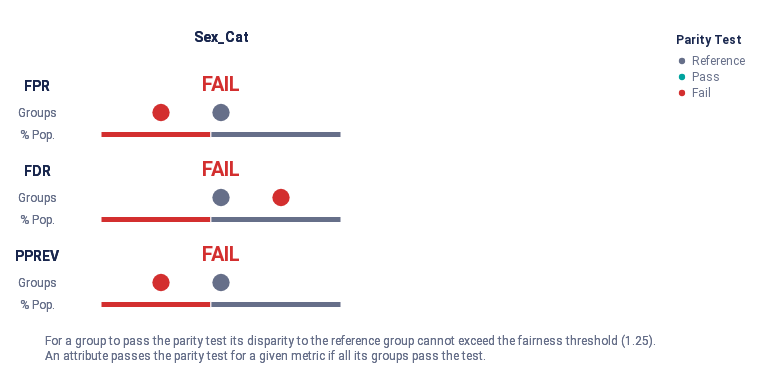

Here is the notebook cell this chart was saved with:
### Code cell
summary_plot_ckd = audit_sex_groups.summary_plot(
    metrics=metrics,
    fairness_threshold=disparity_tolerance,
)
summary_plot_ckd.save("summary_plot_ckd.html")
summary_plot_ckd

### Figure 1 — Vega-Lite specification as saved in the notebook (floating-point values rounded to 4 significant figures)
{"config": {"view": {"continuousWidth": 400, "continuousHeight": 300, "strokeWidth": 0}, "legend": {"labelColor": "rgb(102, 111, 137)", "labelFont": "Roboto, Arial, sans-serif", "labelFontSize": 12, "rowPadding": 4, "symbolSize": 40, "titleBaseline": "top", "titleColor": "rgb(25, 39, 78)", "titleFont": "Roboto, Arial, sans-serif", "titleFontSize": 12, "titleFontWeight": "bold", "titlePadding": 8}}, "vconcat": [{"hconcat": [{"vconcat": [{"mark": {"type": "text", "align": "center", "baseline": "middle", "color": "rgb(25, 39, 78)", "font": "Roboto, Arial, sans-serif", "fontWeight": "bold", "size": 14}, "encoding": {"text": {"value": ""}}, "height": 45.0, "width": 32.0}, {"layer": [{"mark": {"type": "text", "align": "center", "baseline": "middle", "color": "rgb(25, 39, 78)", "font": "Roboto, Arial, sans-serif", "fontWeight": "bold", "size": 14}, "encoding": {"text": {"value": "FPR"}, "y": {"axis": {"domain": false, "grid": false, "labels": false, "ticks": false, "title": null}, "field": "y_position", "scale": {"domain": [3, 1]}, "type": "quantitative"}}, "transform": [{"calculate": "1.2", "as": "y_position"}]}, {"mark": {"type": "text", "align": "center", "baseline": "middle", "color": "rgb(102, 111, 137)", "font": "Roboto, Arial, sans-serif", "size": 12}, "encoding": {"text": {"value": "Groups"}, "y": {"axis": {"domain": false, "grid": false, "labels": false, "ticks": false, "title": null}, "field": "y_position", "scale": {"domain": [3, 1]}, "type": "quantitative"}}, "transform": [{"calculate": "2", "as": "y_position"}]}, {"mark": {"type": "text", "align": "center", "baseline": "middle", "color": "rgb(102, 111, 137)", "font": "Roboto, Arial, sans-serif", "size": 12}, "encoding": {"text": {"value": "% Pop."}, "y": {"axis": {"domain": false, "grid": false, "labels": false, "ticks": false, "title": null}, "field": "y_position", "scale": {"domain": [3, 1]}, "type": "quantitative"}}, "transform": [{"calculate": "2.7", "as": "y_position"}]}], "height": 65.0, "width": 32.0}, {"layer": [{"mark": {"type": "text", "align": "center", "baseline": "middle", "color": "rgb(25, 39, 78)", "font": "Roboto, Arial, sans-serif", "fontWeight": "bold", "size": 14}, "encoding": {"text": {"value": "FDR"}, "y": {"axis": {"domain": false, "grid": false, "labels": false, "ticks": false, "title": null}, "field": "y_position", "scale": {"domain": [3, 1]}, "type": "quantitative"}}, "transform": [{"calculate": "1.2", "as": "y_position"}]}, {"mark": {"type": "text", "align": "center", "baseline": "middle", "color": "rgb(102, 111, 137)", "font": "Roboto, Arial, sans-serif", "size": 12}, "encoding": {"text": {"value": "Groups"}, "y": {"axis": {"domain": false, "grid": false, "labels": false, "ticks": false, "title": null}, "field": "y_position", "scale": {"domain": [3, 1]}, "type": "quantitative"}}, "transform": [{"calculate": "2", "as": "y_position"}]}, {"mark": {"type": "text", "align": "center", "baseline": "middle", "color": "rgb(102, 111, 137)", "font": "Roboto, Arial, sans-serif", "size": 12}, "encoding": {"text": {"value": "% Pop."}, "y": {"axis": {"domain": false, "grid": false, "labels": false, "ticks": false, "title": null}, "field": "y_position", "scale": {"domain": [3, 1]}, "type": "quantitative"}}, "transform": [{"calculate": "2.7", "as": "y_position"}]}], "height": 65.0, "width": 32.0}, {"layer": [{"mark": {"type": "text", "align": "center", "baseline": "middle", "color": "rgb(25, 39, 78)", "font": "Roboto, Arial, sans-serif", "fontWeight": "bold", "size": 14}, "encoding": {"text": {"value": "PPREV"}, "y": {"axis": {"domain": false, "grid": false, "labels": false, "ticks": false, "title": null}, "field": "y_position", "scale": {"domain": [3, 1]}, "type": "quantitative"}}, "transform": [{"calculate": "1.2", "as": "y_position"}]}, {"mark": {"type": "text", "align": "center", "baseline": "middle", "color": "rgb(102, 111, 137)", "font": "Roboto, Arial, sans-serif", "size": 12}, "encoding": {"text": {"value": "Groups"}, "y": {"axis": {"domain": false, "grid": false, "labels": false, "ticks": false, "title": null}, "field": "y_position", "scale": {"domain": [3, 1]}, "type": "quantitative"}}, "transform": [{"calculate": "2", "as": "y_position"}]}, {"mark": {"type": "text", "align": "center", "baseline": "middle", "color": "rgb(102, 111, 137)", "font": "Roboto, Arial, sans-serif", "size": 12}, "encoding": {"text": {"value": "% Pop."}, "y": {"axis": {"domain": false, "grid": false, "labels": false, "ticks": false, "title": null}, "field": "y_position", "scale": {"domain": [3, 1]}, "type": "quantitative"}}, "transform": [{"calculate": "2.7", "as": "y_position"}]}], "height": 65.0, "width": 32.0}], "bounds": "flush", "data": {"name": "data-79dd248bdaa0ea02c535240e8ad022c8"}, "spacing": 20.0}, {"hconcat": [{"vconcat": [{"data": {"name": "data-79dd248bdaa0ea02c535240e8ad022c8"}, "mark": {"type": "text", "align": "center", "baseline": "middle", "color": "rgb(25, 39, 78)", "font": "Roboto, Arial, sans-serif", "fontWeight": "bold", "size": 14}, "encoding": {"text": {"value": "Sex_Cat"}}, "height": 45.0, "width": 240.0}, {"layer": [{"data": {"name": "data-0648884f34076ca4404072fa7f837079"}, "mark": {"type": "text", "align": "center", "baseline": "middle", "font": "Roboto, Arial, sans-serif", "fontWeight": "bold", "size": 20}, "encoding": {"color": {"field": "parity_result", "legend": {"offset": 0, "padding": 20, "title": "Parity Test"}, "scale": {"domain": ["Reference", "Pass", "Fail"], "range": ["rgb(102, 111, 137)", "rgb(0, 163, 158)", "rgb(211, 47, 47)"]}, "type": "ordinal"}, "text": {"value": "FAIL"}, "y": {"axis": {"domain": false, "grid": false, "labels": false, "ticks": false, "title": null}, "field": "y_position", "scale": {"domain": [3, 1]}, "type": "quantitative"}}, "transform": [{"calculate": "1", "as": "y_position"}]}, {"data": {"name": "data-17fb7689948422ff9042c144eba445de"}, "mark": {"type": "bar", "size": 6, "stroke": "white"}, "encoding": {"color": {"field": "fpr_parity_result", "legend": null, "scale": {"domain": ["Reference", "Pass", "Fail"], "range": ["rgb(102, 111, 137)", "rgb(0, 163, 158)", "rgb(211, 47, 47)"]}, "type": "ordinal"}, "tooltip": [{"field": "fpr_parity_result", "title": "Parity", "type": "nominal"}, {"field": "tooltip_group_size", "title": "Size", "type": "nominal"}, {"field": "tooltip_groups_name_size", "title": "Groups", "type": "nominal"}], "x": {"aggregate": "sum", "axis": {"domain": false, "grid": false, "labels": false, "ticks": false, "title": null}, "field": "group_size", "stack": "normalize", "type": "quantitative"}, "y": {"axis": {"domain": false, "grid": false, "labels": false, "ticks": false, "title": null}, "field": "y_position", "scale": {"domain": [3, 1]}, "type": "quantitative"}}, "transform": [{"calculate": "2.8", "as": "y_position"}]}, {"data": {"name": "data-10722e92254cc669e2ad2706e930df47"}, "mark": {"type": "circle", "opacity": 1}, "encoding": {"color": {"field": "fpr_parity_result", "legend": null, "scale": {"domain": ["Reference", "Pass", "Fail"], "range": ["rgb(102, 111, 137)", "rgb(0, 163, 158)", "rgb(211, 47, 47)"]}, "type": "ordinal"}, "size": {"value": 300}, "tooltip": [{"field": "attribute_value", "title": "Group", "type": "nominal"}, {"field": "tooltip_group_size", "title": "Group Size", "type": "nominal"}, {"field": "tooltip_parity_test_explanation_fpr", "title": "Parity Test", "type": "nominal"}, {"field": "tooltip_disparity_explanation_fpr", "title": "Disparity", "type": "nominal"}, {"field": "fpr", "format": ".2f", "title": "FPR", "type": "quantitative"}], "x": {"axis": {"domain": false, "grid": false, "labels": false, "ticks": false, "title": null}, "field": "fpr_disparity_rank", "scale": {"domain": [-2, 2], "nice": false}, "type": "quantitative"}, "y": {"axis": {"domain": false, "grid": false, "labels": false, "ticks": false, "title": null}, "field": "y_position", "scale": {"domain": [3, 1]}, "type": "quantitative"}}, "transform": [{"calculate": "2", "as": "y_position"}]}], "height": 65.0, "resolve": {"scale": {"x": "independent"}}, "width": 240.0}, {"layer": [{"data": {"name": "data-0648884f34076ca4404072fa7f837079"}, "mark": {"type": "text", "align": "center", "baseline": "middle", "font": "Roboto, Arial, sans-serif", "fontWeight": "bold", "size": 20}, "encoding": {"color": {"field": "parity_result", "legend": {"offset": 0, "padding": 20, "title": "Parity Test"}, "scale": {"domain": ["Reference", "Pass", "Fail"], "range": ["rgb(102, 111, 137)", "rgb(0, 163, 158)", "rgb(211, 47, 47)"]}, "type": "ordinal"}, "text": {"value": "FAIL"}, "y": {"axis": {"domain": false, "grid": false, "labels": false, "ticks": false, "title": null}, "field": "y_position", "scale": {"domain": [3, 1]}, "type": "quantitative"}}, "transform": [{"calculate": "1", "as": "y_position"}]}, {"data": {"name": "data-30428c921be934219210f5b17e9e14f3"}, "mark": {"type": "bar", "size": 6, "stroke": "white"}, "encoding": {"color": {"field": "fdr_parity_result", "legend": null, "scale": {"domain": ["Reference", "Pass", "Fail"], "range": ["rgb(102, 111, 137)", "rgb(0, 163, 158)", "rgb(211, 47, 47)"]}, "type": "ordinal"}, "tooltip": [{"field": "fdr_parity_result", "title": "Parity", "type": "nominal"}, {"field": "tooltip_group_size", "title": "Size", "type": "nominal"}, {"field": "tooltip_groups_name_size", "title": "Groups", "type": "nominal"}], "x": {"aggregate": "sum", "axis": {"domain": false, "grid": false, "labels": false, "ticks": false, "title": null}, "field": "group_size", "stack": "normalize", "type": "quantitative"}, "y": {"axis": {"domain": false, "grid": false, "labels": false, "ticks": false, "title": null}, "field": "y_position", "scale": {"domain": [3, 1]}, "type": "quantitative"}}, "transform": [{"calculate": "2.8", "as": "y_position"}]}, {"data": {"name": "data-10722e92254cc669e2ad2706e930df47"}, "mark": {"type": "circle", "opacity": 1}, "encoding": {"color": {"field": "fdr_parity_result", "legend": null, "scale": {"domain": ["Reference", "Pass", "Fail"], "range": ["rgb(102, 111, 137)", "rgb(0, 163, 158)", "rgb(211, 47, 47)"]}, "type": "ordinal"}, "size": {"value": 300}, "tooltip": [{"field": "attribute_value", "title": "Group", "type": "nominal"}, {"field": "tooltip_group_size", "title": "Group Size", "type": "nominal"}, {"field": "tooltip_parity_test_explanation_fdr", "title": "Parity Test", "type": "nominal"}, {"field": "tooltip_disparity_explanation_fdr", "title": "Disparity", "type": "nominal"}, {"field": "fdr", "format": ".2f", "title": "FDR", "type": "quantitative"}], "x": {"axis": {"domain": false, "grid": false, "labels": false, "ticks": false, "title": null}, "field": "fdr_disparity_rank", "scale": {"domain": [-2, 2], "nice": false}, "type": "quantitative"}, "y": {"axis": {"domain": false, "grid": false, "labels": false, "ticks": false, "title": null}, "field": "y_position", "scale": {"domain": [3, 1]}, "type": "quantitative"}}, "transform": [{"calculate": "2", "as": "y_position"}]}], "height": 65.0, "resolve": {"scale": {"x": "independent"}}, "width": 240.0}, {"layer": [{"data": {"name": "data-0648884f34076ca4404072fa7f837079"}, "mark": {"type": "text", "align": "center", "baseline": "middle", "font": "Roboto, Arial, sans-serif", "fontWeight": "bold", "size": 20}, "encoding": {"color": {"field": "parity_result", "legend": {"offset": 0, "padding": 20, "title": "Parity Test"}, "scale": {"domain": ["Reference", "Pass", "Fail"], "range": ["rgb(102, 111, 137)", "rgb(0, 163, 158)", "rgb(211, 47, 47)"]}, "type": "ordinal"}, "text": {"value": "FAIL"}, "y": {"axis": {"domain": false, "grid": false, "labels": false, "ticks": false, "title": null}, "field": "y_position", "scale": {"domain": [3, 1]}, "type": "quantitative"}}, "transform": [{"calculate": "1", "as": "y_position"}]}, {"data": {"name": "data-41d2f801658fca22aa00cf5e0dd2d216"}, "mark": {"type": "bar", "size": 6, "stroke": "white"}, "encoding": {"color": {"field": "pprev_parity_result", "legend": null, "scale": {"domain": ["Reference", "Pass", "Fail"], "range": ["rgb(102, 111, 137)", "rgb(0, 163, 158)", "rgb(211, 47, 47)"]}, "type": "ordinal"}, "tooltip": [{"field": "pprev_parity_result", "title": "Parity", "type": "nominal"}, {"field": "tooltip_group_size", "title": "Size", "type": "nominal"}, {"field": "tooltip_groups_name_size", "title": "Groups", "type": "nominal"}], "x": {"aggregate": "sum", "axis": {"domain": false, "grid": false, "labels": false, "ticks": false, "title": null}, "field": "group_size", "stack": "normalize", "type": "quantitative"}, "y": {"axis": {"domain": false, "grid": false, "labels": false, "ticks": false, "title": null}, "field": "y_position", "scale": {"domain": [3, 1]}, "type": "quantitative"}}, "transform": [{"calculate": "2.8", "as": "y_position"}]}, {"data": {"name": "data-10722e92254cc669e2ad2706e930df47"}, "mark": {"type": "circle", "opacity": 1}, "encoding": {"color": {"field": "pprev_parity_result", "legend": null, "scale": {"domain": ["Reference", "Pass", "Fail"], "range": ["rgb(102, 111, 137)", "rgb(0, 163, 158)", "rgb(211, 47, 47)"]}, "type": "ordinal"}, "size": {"value": 300}, "tooltip": [{"field": "attribute_value", "title": "Group", "type": "nominal"}, {"field": "tooltip_group_size", "title": "Group Size", "type": "nominal"}, {"field": "tooltip_parity_test_explanation_pprev", "title": "Parity Test", "type": "nominal"}, {"field": "tooltip_disparity_explanation_pprev", "title": "Disparity", "type": "nominal"}, {"field": "pprev", "format": ".2f", "title": "PPREV", "type": "quantitative"}], "x": {"axis": {"domain": false, "grid": false, "labels": false, "ticks": false, "title": null}, "field": "pprev_disparity_rank", "scale": {"domain": [-2, 2], "nice": false}, "type": "quantitative"}, "y": {"axis": {"domain": false, "grid": false, "labels": false, "ticks": false, "title": null}, "field": "y_position", "scale": {"domain": [3, 1]}, "type": "quantitative"}}, "transform": [{"calculate": "2", "as": "y_position"}]}], "height": 65.0, "resolve": {"scale": {"x": "independent"}}, "width": 240.0}], "bounds": "flush", "spacing": 20.0}], "bounds": "flush", "spacing": 288.0}], "bounds": "flush", "spacing": 80.0}, {"layer": [{"mark": {"type": "text", "align": "left", "baseline": "top", "fill": "rgb(102, 111, 137)", "font": "Roboto, Arial, sans-serif", "fontSize": 12, "fontWeight": "normal"}, "encoding": {"text": {"value": "For a group to pass the parity test its disparity to the reference group cannot exceed the fairness threshold (1.25)."}, "x": {"value": 24.0}, "y": {"value": 0}}}, {"mark": {"type": "text", "align": "left", "baseline": "top", "fill": "rgb(102, 111, 137)", "font": "Roboto, Arial, sans-serif", "fontSize": 12, "fontWeight": "normal"}, "encoding": {"text": {"value": "An attribute passes the parity test for a given metric if all its groups pass the test."}, "x": {"value": 24.0}, "y": {"value": 15.0}}}], "data": {"name": "data-79dd248bdaa0ea02c535240e8ad022c8"}}], "padding": 15, "usermeta": {"embedOptions": {"scaleFactor": 5, "downloadFileName": "summary_chart"}}, "$schema": "https://vega.github.io/schema/vega-lite/v4.17.0.json", "datasets": {"data-79dd248bdaa0ea02c535240e8ad022c8": [{"a": 1, "b": 0}, {"a": 1, "b": 0}], "data-0648884f34076ca4404072fa7f837079": [{"parity_result": "Fail"}], "data-17fb7689948422ff9042c144eba445de": [{"fpr_parity_result": "Fail", "attribute_name": "sex_cat", "total_entities": 238, "group_size": 109, "tooltip_groups_name_size": "Female (109)", "tooltip_group_size": "109 (45.80%)"}, {"fpr_parity_result": "Reference", "attribute_name": "sex_cat", "total_entities": 238, "group_size": 129, "tooltip_groups_name_size": "Male (129)", "tooltip_group_size": "129 (54.20%)"}], "data-10722e92254cc669e2ad2706e930df47": [{"attribute_name": "sex_cat", "attribute_value": "Female", "group_size": 109, "total_entities": 238, "ref_group_value": "Male", "fpr": 0.02885, "fdr": 0.5, "pprev": 0.05505, "fpr_disparity": 0.5433, "fdr_disparity": 1.333, "pprev_disparity": 0.4438, "fpr_disparity_scaled": -0.8407, "fpr_parity_result": "Fail", "tooltip_parity_test_explanation_fpr": "Fail. Above fairness threshold of 1.25", "tooltip_disparity_explanation_fpr": "1.84 times smaller FPR than the reference group", "tooltip_group_size": "109 (45.80%)", "fpr_disparity_rank": -1.0, "group_size_formatted": "109", "tooltip_groups_name_size": "Female (109)", "fdr_disparity_scaled": 0.3333, "fdr_parity_result": "Fail", "tooltip_parity_test_explanation_fdr": "Fail. Above fairness threshold of 1.25", "tooltip_disparity_explanation_fdr": "1.33 times larger FDR than the reference group", "fdr_disparity_rank": 1.0, "pprev_disparity_scaled": -1.253, "pprev_parity_result": "Fail", "tooltip_parity_test_explanation_pprev": "Fail. Above fairness threshold of 1.25", "tooltip_disparity_explanation_pprev": "2.25 times smaller PPREV than the reference group", "pprev_disparity_rank": -1.0}, {"attribute_name": "sex_cat", "attribute_value": "Male", "group_size": 129, "total_entities": 238, "ref_group_value": "Male", "fpr": 0.0531, "fdr": 0.375, "pprev": 0.124, "fpr_disparity": 1.0, "fdr_disparity": 1.0, "pprev_disparity": 1.0, "fpr_disparity_scaled": 0.0, "fpr_parity_result": "Reference", "tooltip_parity_test_explanation_fpr": "Reference group", "tooltip_disparity_explanation_fpr": "Reference group", "tooltip_group_size": "129 (54.20%)", "fpr_disparity_rank": 0.0, "group_size_formatted": "129", "tooltip_groups_name_size": "Male (129)", "fdr_disparity_scaled": 0.0, "fdr_parity_result": "Reference", "tooltip_parity_test_explanation_fdr": "Reference group", "tooltip_disparity_explanation_fdr": "Reference group", "fdr_disparity_rank": 0.0, "pprev_disparity_scaled": 0.0, "pprev_parity_result": "Reference", "tooltip_parity_test_explanation_pprev": "Reference group", "tooltip_disparity_explanation_pprev": "Reference group", "pprev_disparity_rank": 0.0}], "data-30428c921be934219210f5b17e9e14f3": [{"fdr_parity_result": "Fail", "attribute_name": "sex_cat", "total_entities": 238, "group_size": 109, "tooltip_groups_name_size": "Female (109)", "tooltip_group_size": "109 (45.80%)"}, {"fdr_parity_result": "Reference", "attribute_name": "sex_cat", "total_entities": 238, "group_size": 129, "tooltip_groups_name_size": "Male (129)", "tooltip_group_size": "129 (54.20%)"}], "data-41d2f801658fca22aa00cf5e0dd2d216": [{"pprev_parity_result": "Fail", "attribute_name": "sex_cat", "total_entities": 238, "group_size": 109, "tooltip_groups_name_size": "Female (109)", "tooltip_group_size": "109 (45.80%)"}, {"pprev_parity_result": "Reference", "attribute_name": "sex_cat", "total_entities": 238, "group_size": 129, "tooltip_groups_name_size": "Male (129)", "tooltip_group_size": "129 (54.20%)"}]}}
